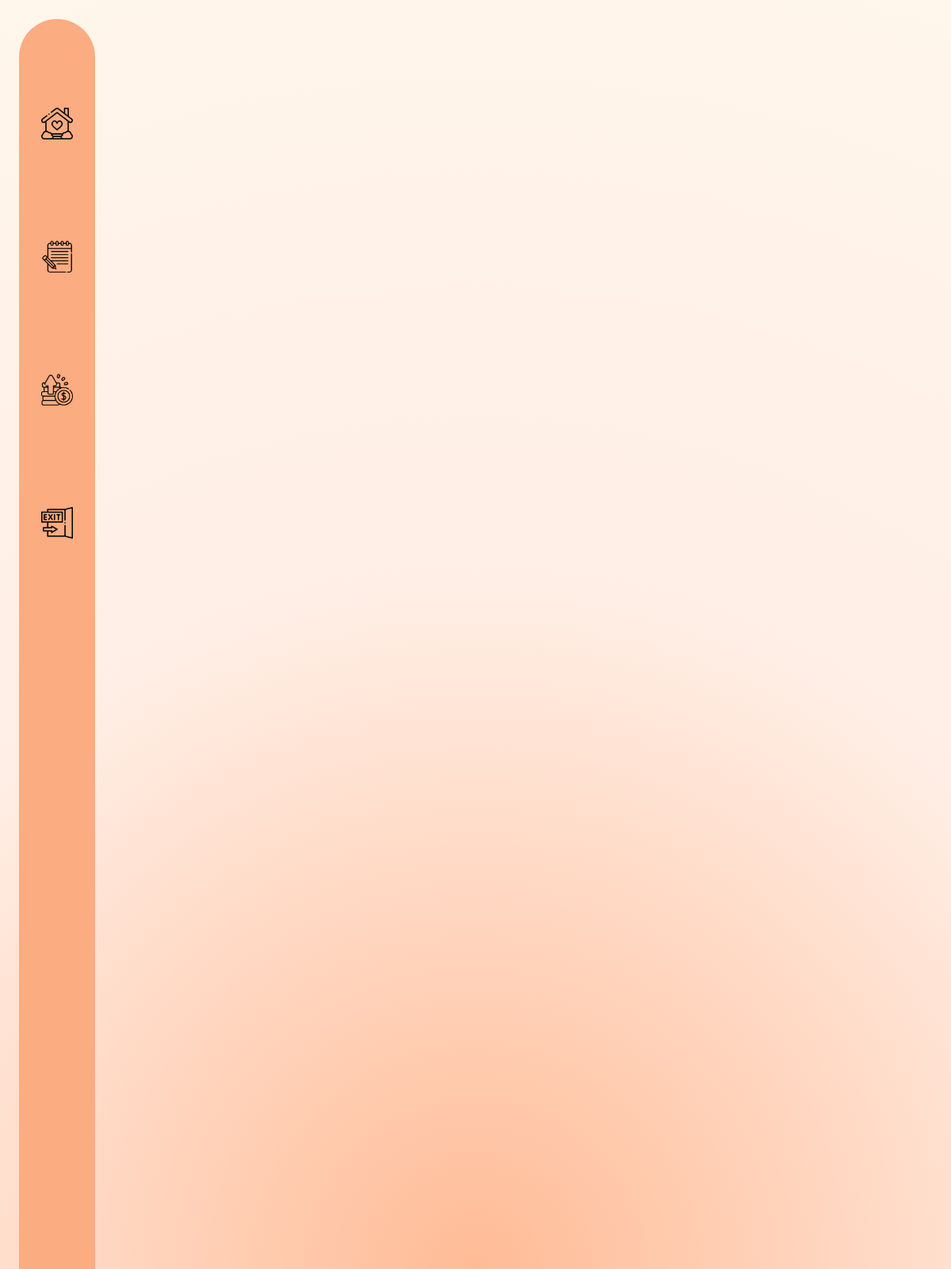
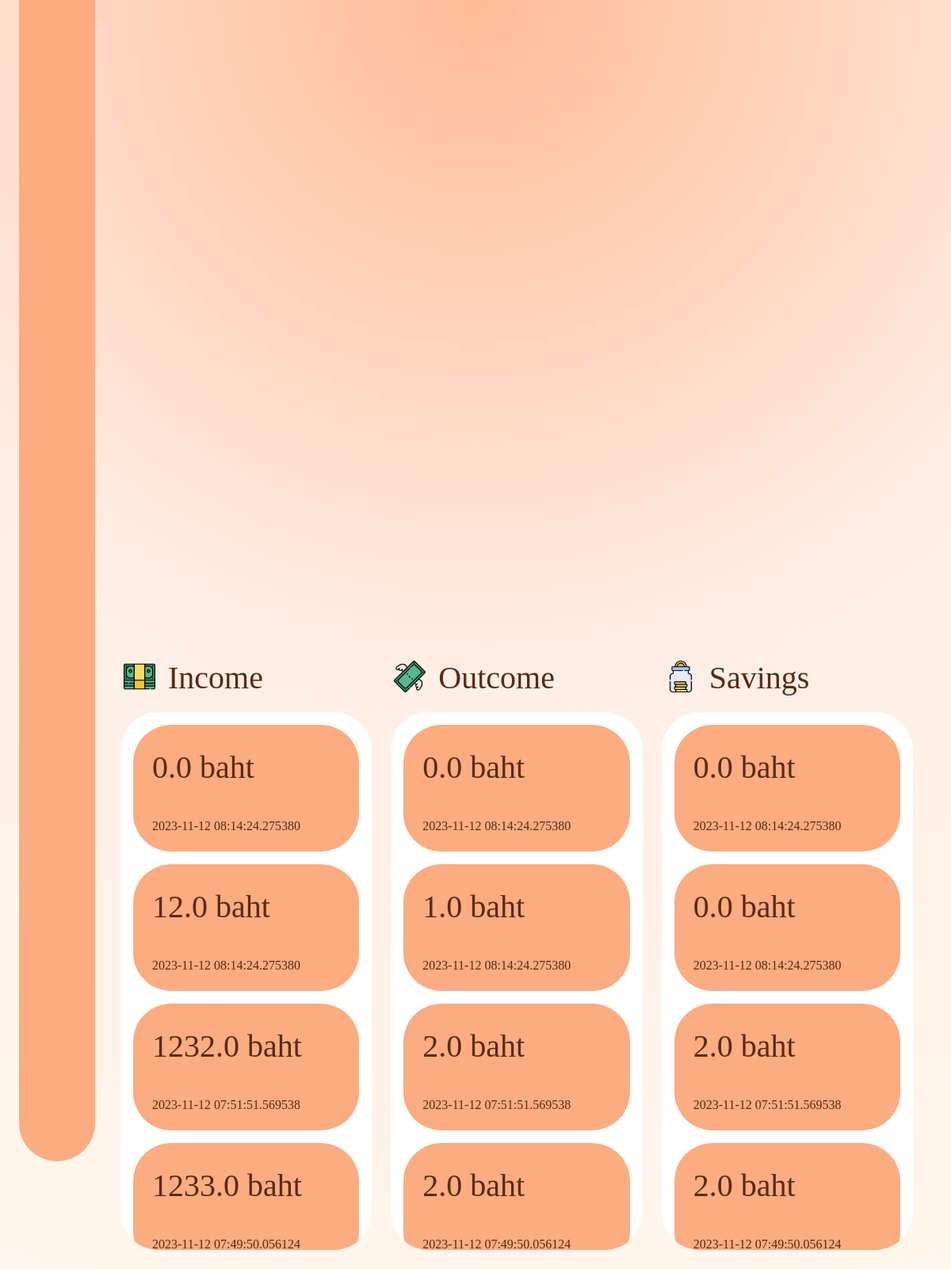
/home (signed in), run on the app's committed database (2 pictures, top to bottom).
### website/model.py (models this page shows)
class Finance(db.Model):
    id = mapped_column(Integer, primary_key=True, nullable=False)
    user_id = mapped_column(Integer, ForeignKey('user.id'))
    datetime = mapped_column(DateTime(timezone=True), \
                                default=datetime.now(timezone(timedelta(hours=7))), nullable=False)
    income = mapped_column(Float)
    outcome = mapped_column(Float)
    savings = mapped_column(Float)
    category = mapped_column(String)
    sumincome = mapped_column(Float)
    sumoutcome = mapped_column(Float)
    sumsavings = mapped_column(Float)
    balance = mapped_column(Float)
    food = mapped_column(Float)
    education = mapped_column(Float)
    goodsservices = mapped_column(Float)
    travelfare = mapped_column(Float)
    other = mapped_column(Float)
    sum_food = mapped_column(Float)
    sum_education = mapped_column(Float)
    sum_goodsservices = mapped_column(Float)
    sum_travelfare = mapped_column(Float)
    sum_other = mapped_column(Float)

### website/views.py (the view)
@views.route('/home', methods=['GET', 'POST'])
@login_required
def home():
    alltasklist = Finance.query.filter_by(user_id=current_user.id).all()
    history10 = alltasklist[11::-1]
    return render_template('home.html', history10=history10)

### website/__init__.py (called while the page is built)
def create_app():
    app = Flask(__name__)
    app.config['SECRET_KEY'] = 'we have to set secret key'
    app.config['SQLALCHEMY_DATABASE_URI'] = f'sqlite:///{DB_NAME}' # f-string
    db.init_app(app)
    from .views import views
    from .auth import auth
    app.register_blueprint(views, url_prefix='/')
    app.register_blueprint(auth, url_prefix='/')
    from .model import User, Todo, Finance
    with app.app_context():
        db.create_all()
    login_manager = LoginManager()
    login_manager.login_view = 'auth.login'
    login_manager.init_app(app)
    @login_manager.user_loader
    def load_user(id):
        return User.query.get(int(id))
    return app

### website/templates/home.html (shortened to what this page needs)
<!DOCTYPE html>
<html lang="en">
    <head>
        <link rel="stylesheet" href="../static/bootstrap tp/css/bootstrap.min.css">
        <link href="https://unpkg.com/aos@2.3.1/dist/aos.css" rel="stylesheet">
        <link rel="stylesheet" href="../static/stylehome.css">
        <link href="https://db.onlinewebfonts.com/c/b9b4e2e298a645a5868a6fa0c08bede3?family=Oduda+Bold" rel="stylesheet">
    </head>
    <body class="d-flex">
        <div class= "navlist">
            <ul class="navicon m-0 p-0 justify-content-center">
                <li><a href="#home"><img src="../static/icon_home1.png" class="icon" id="icon1"
                    onmouseover="changeImage(this, '../static/icon_home.png')"
                    onmouseout="changeImage(this, '../static/icon_home1.png')"></a></li>
                <li><a href="#todo"><img src="../static/icon_reminder1.png" class="icon" id="icon2"
                    onmouseover="changeImage(this, '../static/icon_reminder.png')"
                    onmouseout="changeImage(this, '../static/icon_reminder1.png')"></a></li>
                <li><a href="#finance1"><img src="../static/icon_finance1.png" class="icon" id="icon3"
                    onmouseover="changeImage(this, '../static/icon_finance.png')"
                    onmouseout="changeImage(this, '../static/icon_finance1.png')"></a></li>
                <li><a href="/logout"><img src="../static/icon_exit1.png" class="icon" id="icon4"
                    onmouseover="changeImage(this, '../static/icon_exit.png')"
                    onmouseout="changeImage(this, '../static/icon_exit1.png')"></a></li>
            </ul>
        </div>
    <iframe src="{{ url_for('views.main') }}" class="main" id="home"></iframe>
        <iframe src="{{ url_for('views.todoshow') }}" class="ifrom" id="todo"></iframe>
        <iframe src="{{ url_for('views.finnie') }}" class="finnie" id="finance1"></iframe>
            <section class="finance2 d-flex" id="finance2">
                <div class="inch d-flex flex-column">
                    <div class="inch1 d-flex flex-row">
                        <img src="../static/finance_income.png" alt="income" class="income">
                        <p>Income</p>
                    </div>
                    <div class="inch2 overflow-auto p-3" id="rad">
                        {% for i in history10 %}
                            <div class="historyfinance2" style="background-color: #fbac81;">
                                <p>{{ i.income }} baht</p>
                            {{ i.datetime }}
                            </div>
                        {% endfor %}
                    </div>
                </div>
                <div class="outh d-flex flex-column">
                    <div class="outh1 d-flex flex-row">
                        <img src="../static/finance_outcome.png" alt="outcome" class="outcome">
                        <p>Outcome</p>
                    </div>
                    <div class="outh2 overflow-auto p-3" id="rad">
                        {% for i in history10 %}
                            <div class="historyfinance2" style="background-color: #fbac81;">
                                <p>{{ i.outcome }} baht</p>
                            {{ i.datetime }}
                            </div>
                        {% endfor %}
                    </div>
                </div>
                <div class="savh d-flex flex-column">
                    <div class="savh1 d-flex flex-row">
                        <img src="../static/finance_savings.png" alt="savings" class="savings">
                        <p>Savings</p>
                    </div>
                    <div class="savh2 overflow-auto p-3" id="rad">
                        {% for i in history10 %}
                            <div class="historyfinance2" style="background-color: #fbac81;">
                                <p>{{ i.savings }} baht</p>
                            {{ i.datetime }}
                            </div>
                        {% endfor %}
                    </div>
                </div>
            </section>
    </body>
</html>

### website/static/stylehome.css (style rules this page uses)
* { font-family: "Oduda Bold"; color: #582b13; }
body { background: radial-gradient(circle, #ffbb96, #ffeee5, #FFF6EC); background-attachment: fixed; padding: 3vh; padding-top: 0; flex-direction: column; background-position: center; }
.navicon { list-style: none; display: flex; flex-direction: column; align-items: center; width: 100%; }
.navlist { width: 6rem; height: 95%; background-color: #fbac81; border-radius: 3rem; padding: 3rem; margin-top: 3vh; position: fixed; z-index: 1000; }
.icon { margin: 8vh; width: 5vh; cursor: pointer; transition: 0.3s ease; }
.main { height: 100vh; }
.income { margin-top: 1vh; margin-right: 2vh; width: 5vh; height: 5vh; }
.outcome { margin-top: 1vh; margin-right: 2vh; width: 5vh; height: 5vh }
.savings { margin-top: 1vh; margin-right: 2vh; width: 5vh; height: 5vh }
.finance2 { height: 97.5vh; padding-left: 8rem; width: 100%; padding-top: 3vh; flex-direction: row; }
.historyfinance2 { display: flex; flex-direction: column; border-radius: 6vh; height: 20vh; align-content: space-between; gap: 2vh; padding: 3vh; }
.historyfinance2 p { font-size: 5vh; }
.inch { height: 100%; width: 35%; margin-right: 3vh; }
.outh { height: 100%; width: 35%; margin-right: 3vh; }
.savh { height: 100%; width: 35%; margin-right: 3vh; }
.inch1 { border-radius: 3rem; height: 7%; width: 100%; font-size: 5vh; padding: .5vh; text-align: center; }
.inch2 { display: flex; flex-direction: column; background-color: #fff; border-radius: 3rem; margin-top: 3vh; height: 95%; width: 100%; gap: 2vh; }
.outh1 { border-radius: 3rem; height: 7%; width: 100%; font-size: 5vh; padding: .5vh; text-align: center; }
.outh2 { display: flex; flex-direction: column; background-color: #fff; border-radius: 3rem; margin-top: 3vh; height: 95%; width: 100%; gap: 2vh; }
.savh1 { border-radius: 3rem; height: 7%; font-size: 5vh; width: 100%; padding: .5vh; text-align: center; }
.savh2 { display: flex; flex-direction: column; background-color: #fff; border-radius: 3rem; margin-top: 3vh; height: 95%; width: 100%; gap: 2vh; }
#todo { height: 100vh; }
.finnie { height: 100vh; overflow: hidden; }
.navlist::after { content: ""; background-color: black; }

### data on the page
Finance: income "0.0", datetime "2023-11-12 08:14:24.275380", outcome "0.0", savings "0.0"
Finance: income "12.0", datetime "2023-11-12 08:14:24.275380", outcome "1.0", savings "0.0"
Finance: income "1232.0", datetime "2023-11-12 07:51:51.569538", outcome "2.0", savings "2.0"
Finance: income "1233.0", datetime "2023-11-12 07:49:50.056124", outcome "2.0", savings "2.0"
